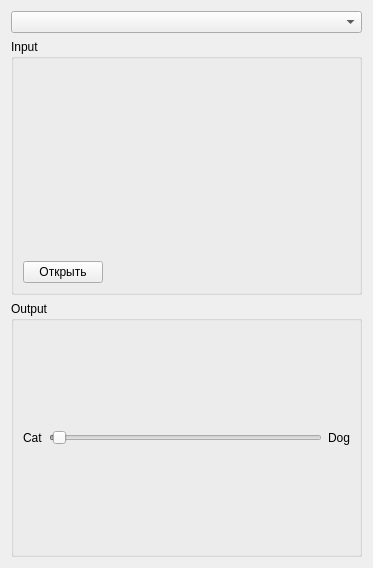
<?xml version="1.0" encoding="UTF-8"?>
<ui version="4.0">
 <class>MainWidget</class>
 <widget class="QWidget" name="MainWidget">
  <property name="geometry">
   <rect>
    <x>0</x>
    <y>0</y>
    <width>373</width>
    <height>568</height>
   </rect>
  </property>
  <property name="windowTitle">
   <string>Cat vs. Dog</string>
  </property>
  <layout class="QVBoxLayout" name="verticalLayout_2">
   <item>
    <widget class="QComboBox" name="comboBoxModel"/>
   </item>
   <item>
    <widget class="QGroupBox" name="groupBox">
     <property name="title">
      <string>Input</string>
     </property>
     <layout class="QVBoxLayout" name="verticalLayout">
      <item>
       <widget class="QLabel" name="labelInputImage">
        <property name="text">
         <string/>
        </property>
        <property name="pixmap">
         <pixmap resource="resources.qrc">:/cat.png</pixmap>
        </property>
       </widget>
      </item>
      <item>
       <layout class="QHBoxLayout" name="horizontalLayout_2">
        <item>
         <widget class="QPushButton" name="pushButtonOpen">
          <property name="text">
           <string>Открыть</string>
          </property>
         </widget>
        </item>
        <item>
         <spacer name="horizontalSpacer">
          <property name="orientation">
           <enum>Qt::Horizontal</enum>
          </property>
          <property name="sizeHint" stdset="0">
           <size>
            <width>40</width>
            <height>20</height>
           </size>
          </property>
         </spacer>
        </item>
       </layout>
      </item>
     </layout>
    </widget>
   </item>
   <item>
    <widget class="QGroupBox" name="groupBox_2">
     <property name="title">
      <string>Output</string>
     </property>
     <layout class="QHBoxLayout" name="horizontalLayout">
      <item>
       <widget class="QLabel" name="label">
        <property name="text">
         <string>Cat</string>
        </property>
       </widget>
      </item>
      <item>
       <widget class="QSlider" name="horizontalSliderOutput">
        <property name="enabled">
         <bool>false</bool>
        </property>
        <property name="minimum">
         <number>0</number>
        </property>
        <property name="maximum">
         <number>100</number>
        </property>
        <property name="singleStep">
         <number>1</number>
        </property>
        <property name="sliderPosition">
         <number>1</number>
        </property>
        <property name="orientation">
         <enum>Qt::Horizontal</enum>
        </property>
       </widget>
      </item>
      <item>
       <widget class="QLabel" name="label_2">
        <property name="text">
         <string>Dog</string>
        </property>
       </widget>
      </item>
     </layout>
    </widget>
   </item>
  </layout>
 </widget>
 <resources>
  <include location="resources.qrc"/>
 </resources>
 <connections/>
</ui>
